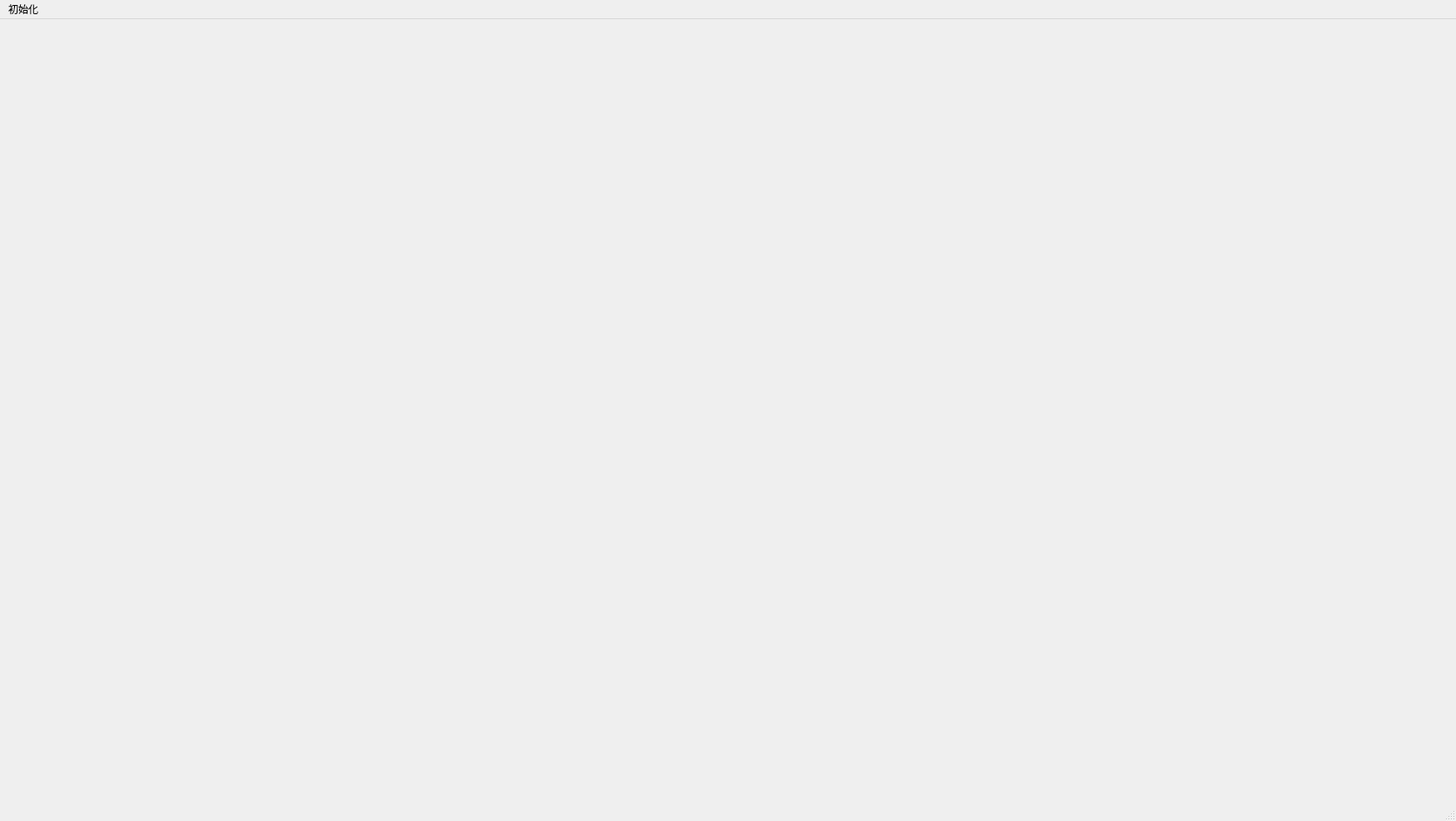
<?xml version="1.0" encoding="UTF-8"?>
<ui version="4.0">
 <class>mainWindow</class>
 <widget class="QMainWindow" name="mainWindow">
  <property name="geometry">
   <rect>
    <x>0</x>
    <y>0</y>
    <width>1749</width>
    <height>986</height>
   </rect>
  </property>
  <property name="windowTitle">
   <string>管理员</string>
  </property>
  <widget class="QWidget" name="centralwidget"/>
  <widget class="QMenuBar" name="menubar">
   <property name="geometry">
    <rect>
     <x>0</x>
     <y>0</y>
     <width>1749</width>
     <height>37</height>
    </rect>
   </property>
   <widget class="QMenu" name="menu">
    <property name="title">
     <string>初始化</string>
    </property>
   </widget>
   <addaction name="menu"/>
  </widget>
  <widget class="QStatusBar" name="statusbar"/>
 </widget>
 <resources/>
 <connections/>
</ui>
